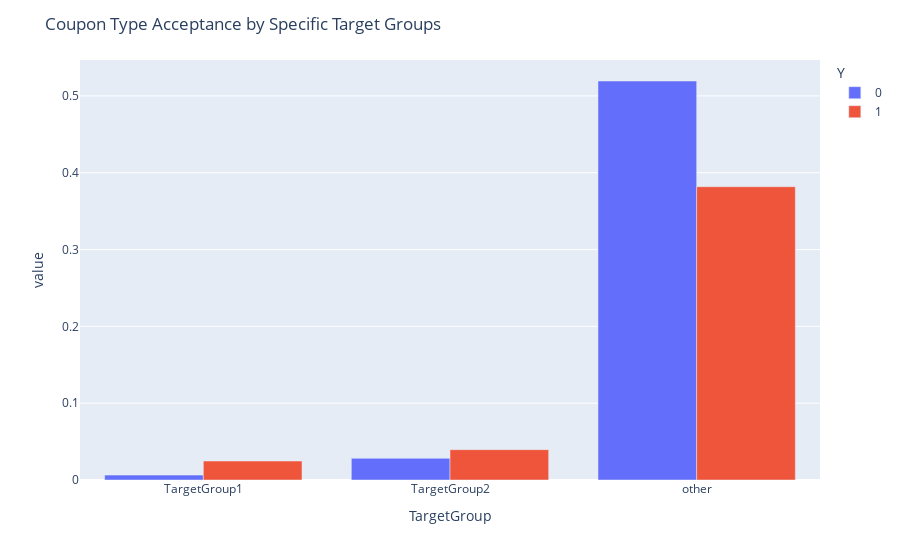

The code cell stored with this chart in its notebook:
### Markdown cell above
### Grouping and Identifying a Target Audience

### Code cell
def Target(Restaurant20To50, age, income, maritalStatus):
    # Target passengers that visit more than 4 times a month and are between 26 and 46 years of age
    if (age in ['36', '46', '26'] and Restaurant20To50 in ['4~8', 'gt8']):
        return 'TargetGroup1'
    
    # Target passengers that are single and make between 25k and 37.5k
    if (income in ['$25000 - $37499'] and maritalStatus in ['Single']):
        return 'TargetGroup2'
    
    return 'other'

df_res_20_50['TargetGroup'] = df_res_20_50[['Restaurant20To50', 'age', 'income', 'maritalStatus']].apply(lambda x: Target(*x), axis=1)

ct = pd.crosstab(df_res_20_50['TargetGroup'], df_res_20_50['Y'], normalize=True)
ct['sum'] = ct[0] + ct[1]
ct['Acceptance Rate'] = ct[1] / ct['sum']
print(ct)
fig = px.bar(ct[[0,1]], barmode='group')
fig.update_layout(title='Coupon Type Acceptance by Specific Target Groups')
fig.show()

### Figure 1 — Plotly figure (JSON) as saved in the notebook; plotly's stock layout.template omitted (floating-point values rounded to 4 significant figures)
{"data": [{"alignmentgroup": "True", "hovertemplate": "Y=0<br>TargetGroup=%{x}<br>value=%{y}<extra></extra>", "legendgroup": "0", "marker": {"color": "#636efa", "pattern": {"shape": ""}}, "name": "0", "offsetgroup": "0", "orientation": "v", "showlegend": true, "textposition": "auto", "type": "bar", "x": ["TargetGroup1", "TargetGroup2", "other"], "xaxis": "x", "y": [0.006351, 0.02823, 0.5194], "yaxis": "y"}, {"alignmentgroup": "True", "hovertemplate": "Y=1<br>TargetGroup=%{x}<br>value=%{y}<extra></extra>", "legendgroup": "1", "marker": {"color": "#EF553B", "pattern": {"shape": ""}}, "name": "1", "offsetgroup": "1", "orientation": "v", "showlegend": true, "textposition": "auto", "type": "bar", "x": ["TargetGroup1", "TargetGroup2", "other"], "xaxis": "x", "y": [0.0247, 0.03952, 0.3818], "yaxis": "y"}], "layout": {"barmode": "group", "legend": {"title": {"text": "Y"}, "tracegroupgap": 0}, "margin": {"t": 60}, "title": {"text": "Coupon Type Acceptance by Specific Target Groups"}, "xaxis": {"anchor": "y", "domain": [0, 1], "title": {"text": "TargetGroup"}}, "yaxis": {"anchor": "x", "domain": [0, 1], "title": {"text": "value"}}}}
